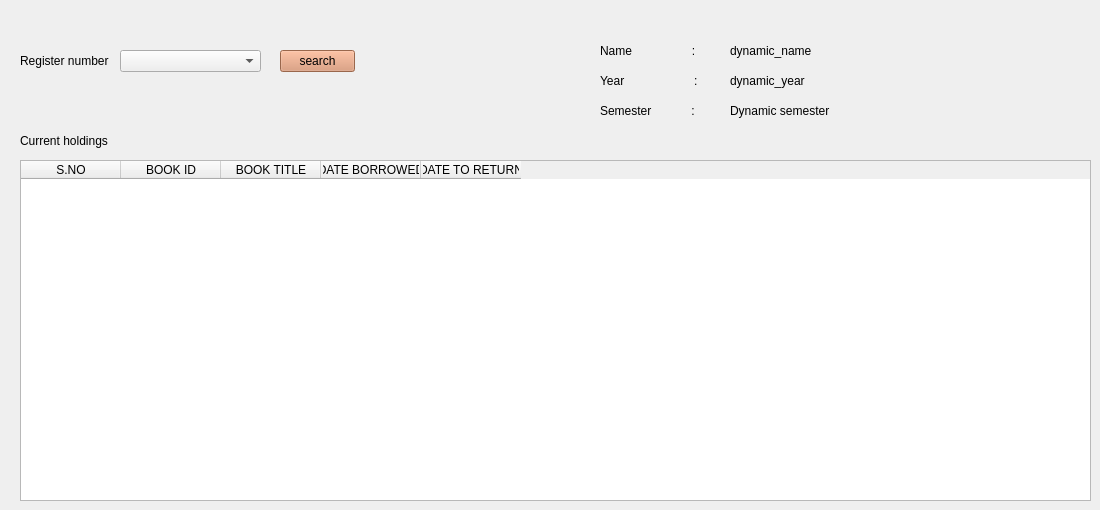
      <widget class="QWidget" name="tab_2">
       <attribute name="title">
        <string>students</string>
       </attribute>
       <widget class="QLabel" name="label_39">
        <property name="geometry">
         <rect>
          <x>20</x>
          <y>50</y>
          <width>111</width>
          <height>21</height>
         </rect>
        </property>
        <property name="text">
         <string>Register number</string>
        </property>
       </widget>
       <widget class="QComboBox" name="search_student_reg_no_cbox">
        <property name="geometry">
         <rect>
          <x>120</x>
          <y>50</y>
          <width>141</width>
          <height>22</height>
         </rect>
        </property>
       </widget>
       <widget class="QPushButton" name="search_student_btn">
        <property name="geometry">
         <rect>
          <x>280</x>
          <y>50</y>
          <width>75</width>
          <height>22</height>
         </rect>
        </property>
        <property name="palette">
         <palette>
          <active>
           <colorrole role="WindowText">
            <brush brushstyle="SolidPattern">
             <color alpha="255">
              <red>0</red>
              <green>0</green>
              <blue>0</blue>
             </color>
            </brush>
           </colorrole>
           <colorrole role="Button">
            <brush brushstyle="SolidPattern">
             <color alpha="255">
              <red>216</red>
              <green>144</green>
              <blue>107</blue>
             </color>
            </brush>
           </colorrole>
           <colorrole role="Light">
            <brush brushstyle="SolidPattern">
             <color alpha="255">
              <red>255</red>
              <green>216</green>
              <blue>196</blue>
             </color>
            </brush>
           </colorrole>
           <colorrole role="Midlight">
            <brush brushstyle="SolidPattern">
             <color alpha="255">
              <red>235</red>
              <green>180</green>
              <blue>151</blue>
             </color>
            </brush>
           </colorrole>
           <colorrole role="Dark">
            <brush brushstyle="SolidPattern">
             <color alpha="255">
              <red>108</red>
              <green>72</green>
              <blue>53</blue>
             </color>
            </brush>
           </colorrole>
           <colorrole role="Mid">
            <brush brushstyle="SolidPattern">
             <color alpha="255">
              <red>144</red>
              <green>96</green>
              <blue>71</blue>
             </color>
            </brush>
           </colorrole>
           <colorrole role="Text">
            <brush brushstyle="SolidPattern">
             <color alpha="255">
              <red>0</red>
              <green>0</green>
              <blue>0</blue>
             </color>
            </brush>
           </colorrole>
           <colorrole role="BrightText">
            <brush brushstyle="SolidPattern">
             <color alpha="255">
              <red>255</red>
              <green>255</green>
              <blue>255</blue>
             </color>
            </brush>
           </colorrole>
           <colorrole role="ButtonText">
            <brush brushstyle="SolidPattern">
             <color alpha="255">
              <red>0</red>
              <green>0</green>
              <blue>0</blue>
             </color>
            </brush>
           </colorrole>
           <colorrole role="Base">
            <brush brushstyle="SolidPattern">
             <color alpha="255">
              <red>255</red>
              <green>255</green>
              <blue>255</blue>
             </color>
            </brush>
           </colorrole>
           <colorrole role="Window">
            <brush brushstyle="SolidPattern">
             <color alpha="255">
              <red>216</red>
              <green>144</green>
              <blue>107</blue>
             </color>
            </brush>
           </colorrole>
           <colorrole role="Shadow">
            <brush brushstyle="SolidPattern">
             <color alpha="255">
              <red>0</red>
              <green>0</green>
              <blue>0</blue>
             </color>
            </brush>
           </colorrole>
           <colorrole role="AlternateBase">
            <brush brushstyle="SolidPattern">
             <color alpha="255">
              <red>235</red>
              <green>199</green>
              <blue>181</blue>
             </color>
            </brush>
           </colorrole>
           <colorrole role="ToolTipBase">
            <brush brushstyle="SolidPattern">
             <color alpha="255">
              <red>255</red>
              <green>255</green>
              <blue>220</blue>
             </color>
            </brush>
           </colorrole>
           <colorrole role="ToolTipText">
            <brush brushstyle="SolidPattern">
             <color alpha="255">
              <red>0</red>
              <green>0</green>
              <blue>0</blue>
             </color>
            </brush>
           </colorrole>
           <colorrole role="PlaceholderText">
            <brush brushstyle="SolidPattern">
             <color alpha="128">
              <red>0</red>
              <green>0</green>
              <blue>0</blue>
             </color>
            </brush>
           </colorrole>
          </active>
          <inactive>
           <colorrole role="WindowText">
            <brush brushstyle="SolidPattern">
             <color alpha="255">
              <red>0</red>
              <green>0</green>
              <blue>0</blue>
             </color>
            </brush>
           </colorrole>
           <colorrole role="Button">
            <brush brushstyle="SolidPattern">
             <color alpha="255">
              <red>216</red>
              <green>144</green>
              <blue>107</blue>
             </color>
            </brush>
           </colorrole>
           <colorrole role="Light">
            <brush brushstyle="SolidPattern">
             <color alpha="255">
              <red>255</red>
              <green>216</green>
              <blue>196</blue>
             </color>
            </brush>
           </colorrole>
           <colorrole role="Midlight">
            <brush brushstyle="SolidPattern">
             <color alpha="255">
              <red>235</red>
              <green>180</green>
              <blue>151</blue>
             </color>
            </brush>
           </colorrole>
           <colorrole role="Dark">
            <brush brushstyle="SolidPattern">
             <color alpha="255">
              <red>108</red>
              <green>72</green>
              <blue>53</blue>
             </color>
            </brush>
           </colorrole>
           <colorrole role="Mid">
            <brush brushstyle="SolidPattern">
             <color alpha="255">
              <red>144</red>
              <green>96</green>
              <blue>71</blue>
             </color>
            </brush>
           </colorrole>
           <colorrole role="Text">
            <brush brushstyle="SolidPattern">
             <color alpha="255">
              <red>0</red>
              <green>0</green>
              <blue>0</blue>
             </color>
            </brush>
           </colorrole>
           <colorrole role="BrightText">
            <brush brushstyle="SolidPattern">
             <color alpha="255">
              <red>255</red>
              <green>255</green>
              <blue>255</blue>
             </color>
            </brush>
           </colorrole>
           <colorrole role="ButtonText">
            <brush brushstyle="SolidPattern">
             <color alpha="255">
              <red>0</red>
              <green>0</green>
              <blue>0</blue>
             </color>
            </brush>
           </colorrole>
           <colorrole role="Base">
            <brush brushstyle="SolidPattern">
             <color alpha="255">
              <red>255</red>
              <green>255</green>
              <blue>255</blue>
             </color>
            </brush>
           </colorrole>
           <colorrole role="Window">
            <brush brushstyle="SolidPattern">
             <color alpha="255">
              <red>216</red>
              <green>144</green>
              <blue>107</blue>
             </color>
            </brush>
           </colorrole>
           <colorrole role="Shadow">
            <brush brushstyle="SolidPattern">
             <color alpha="255">
              <red>0</red>
              <green>0</green>
              <blue>0</blue>
             </color>
            </brush>
           </colorrole>
           <colorrole role="AlternateBase">
            <brush brushstyle="SolidPattern">
             <color alpha="255">
              <red>235</red>
              <green>199</green>
              <blue>181</blue>
             </color>
            </brush>
           </colorrole>
           <colorrole role="ToolTipBase">
            <brush brushstyle="SolidPattern">
             <color alpha="255">
              <red>255</red>
              <green>255</green>
              <blue>220</blue>
             </color>
            </brush>
           </colorrole>
           <colorrole role="ToolTipText">
            <brush brushstyle="SolidPattern">
             <color alpha="255">
              <red>0</red>
              <green>0</green>
              <blue>0</blue>
             </color>
            </brush>
           </colorrole>
           <colorrole role="PlaceholderText">
            <brush brushstyle="SolidPattern">
             <color alpha="128">
              <red>0</red>
              <green>0</green>
              <blue>0</blue>
             </color>
            </brush>
           </colorrole>
          </inactive>
          <disabled>
           <colorrole role="WindowText">
            <brush brushstyle="SolidPattern">
             <color alpha="255">
              <red>108</red>
              <green>72</green>
              <blue>53</blue>
             </color>
            </brush>
           </colorrole>
           <colorrole role="Button">
            <brush brushstyle="SolidPattern">
             <color alpha="255">
              <red>216</red>
              <green>144</green>
              <blue>107</blue>
             </color>
            </brush>
           </colorrole>
           <colorrole role="Light">
            <brush brushstyle="SolidPattern">
             <color alpha="255">
              <red>255</red>
              <green>216</green>
              <blue>196</blue>
             </color>
            </brush>
           </colorrole>
           <colorrole role="Midlight">
            <brush brushstyle="SolidPattern">
             <color alpha="255">
              <red>235</red>
              <green>180</green>
              <blue>151</blue>
             </color>
            </brush>
           </colorrole>
           <colorrole role="Dark">
            <brush brushstyle="SolidPattern">
             <color alpha="255">
              <red>108</red>
              <green>72</green>
              <blue>53</blue>
             </color>
            </brush>
           </colorrole>
           <colorrole role="Mid">
            <brush brushstyle="SolidPattern">
             <color alpha="255">
              <red>144</red>
              <green>96</green>
              <blue>71</blue>
             </color>
            </brush>
           </colorrole>
           <colorrole role="Text">
            <brush brushstyle="SolidPattern">
             <color alpha="255">
              <red>108</red>
              <green>72</green>
              <blue>53</blue>
             </color>
            </brush>
           </colorrole>
           <colorrole role="BrightText">
            <brush brushstyle="SolidPattern">
             <color alpha="255">
              <red>255</red>
              <green>255</green>
              <blue>255</blue>
             </color>
            </brush>
           </colorrole>
           <colorrole role="ButtonText">
            <brush brushstyle="SolidPattern">
             <color alpha="255">
              <red>108</red>
              <green>72</green>
              <blue>53</blue>
             </color>
            </brush>
           </colorrole>
           <colorrole role="Base">
            <brush brushstyle="SolidPattern">
             <color alpha="255">
              <red>216</red>
              <green>144</green>
              <blue>107</blue>
             </color>
            </brush>
           </colorrole>
           <colorrole role="Window">
            <brush brushstyle="SolidPattern">
             <color alpha="255">
              <red>216</red>
              <green>144</green>
              <blue>107</blue>
             </color>
            </brush>
           </colorrole>
           <colorrole role="Shadow">
            <brush brushstyle="SolidPattern">
             <color alpha="255">
              <red>0</red>
              <green>0</green>
              <blue>0</blue>
             </color>
            </brush>
           </colorrole>
           <colorrole role="AlternateBase">
            <brush brushstyle="SolidPattern">
             <color alpha="255">
              <red>216</red>
              <green>144</green>
              <blue>107</blue>
             </color>
            </brush>
           </colorrole>
           <colorrole role="ToolTipBase">
            <brush brushstyle="SolidPattern">
             <color alpha="255">
              <red>255</red>
              <green>255</green>
              <blue>220</blue>
             </color>
            </brush>
           </colorrole>
           <colorrole role="ToolTipText">
            <brush brushstyle="SolidPattern">
             <color alpha="255">
              <red>0</red>
              <green>0</green>
              <blue>0</blue>
             </color>
            </brush>
           </colorrole>
           <colorrole role="PlaceholderText">
            <brush brushstyle="SolidPattern">
             <color alpha="128">
              <red>0</red>
              <green>0</green>
              <blue>0</blue>
             </color>
            </brush>
           </colorrole>
          </disabled>
         </palette>
        </property>
        <property name="text">
         <string>search</string>
        </property>
       </widget>
       <widget class="QLabel" name="search_stu_year_d">
        <property name="geometry">
         <rect>
          <x>730</x>
          <y>70</y>
          <width>101</width>
          <height>21</height>
         </rect>
        </property>
        <property name="text">
         <string>dynamic_year</string>
        </property>
       </widget>
       <widget class="QLabel" name="label_47">
        <property name="geometry">
         <rect>
          <x>600</x>
          <y>100</y>
          <width>131</width>
          <height>21</height>
         </rect>
        </property>
        <property name="text">
         <string>Semester            :</string>
        </property>
       </widget>
       <widget class="QLabel" name="label_43">
        <property name="geometry">
         <rect>
          <x>600</x>
          <y>70</y>
          <width>131</width>
          <height>21</height>
         </rect>
        </property>
        <property name="text">
         <string>Year                     :</string>
        </property>
       </widget>
       <widget class="QLabel" name="search_stu_sem_d">
        <property name="geometry">
         <rect>
          <x>730</x>
          <y>100</y>
          <width>101</width>
          <height>21</height>
         </rect>
        </property>
        <property name="text">
         <string>Dynamic semester</string>
        </property>
       </widget>
       <widget class="QLabel" name="label_44">
        <property name="geometry">
         <rect>
          <x>600</x>
          <y>40</y>
          <width>131</width>
          <height>21</height>
         </rect>
        </property>
        <property name="text">
         <string>Name                  :</string>
        </property>
       </widget>
       <widget class="QLabel" name="search_student_name_d">
        <property name="geometry">
         <rect>
          <x>730</x>
          <y>40</y>
          <width>101</width>
          <height>21</height>
         </rect>
        </property>
        <property name="text">
         <string>dynamic_name</string>
        </property>
       </widget>
       <widget class="QTableWidget" name="search_student_table">
        <property name="geometry">
         <rect>
          <x>20</x>
          <y>160</y>
          <width>1071</width>
          <height>341</height>
         </rect>
        </property>
        <column>
         <property name="text">
          <string>S.NO</string>
         </property>
        </column>
        <column>
         <property name="text">
          <string>BOOK ID</string>
         </property>
        </column>
        <column>
         <property name="text">
          <string>BOOK TITLE</string>
         </property>
        </column>
        <column>
         <property name="text">
          <string>DATE BORROWED</string>
         </property>
        </column>
        <column>
         <property name="text">
          <string>DATE TO RETURN</string>
         </property>
        </column>
       </widget>
       <widget class="QLabel" name="label_45">
        <property name="geometry">
         <rect>
          <x>20</x>
          <y>130</y>
          <width>251</width>
          <height>21</height>
         </rect>
        </property>
        <property name="text">
         <string>Current holdings</string>
        </property>
       </widget>
      </widget>
